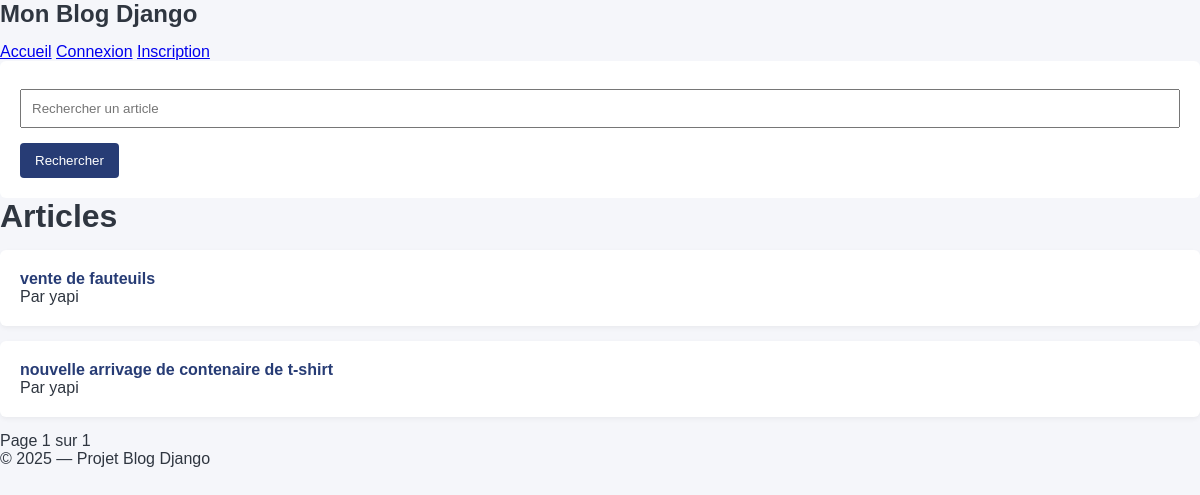
The page / on the database its author committed.
### articles/models.py (models this page shows, shortened)
class Article(models.Model):
    auteur = models.ForeignKey(User, on_delete=models.CASCADE,
                               related_name='articles')
    titre = models.CharField(max_length=200)
    contenu = models.TextField()
    date_creation = models.DateTimeField(auto_now_add=True)

### articles/views.py (the view)
# urls.py: path('', views.liste_articles, name='liste'),
def liste_articles(request):
    query = request.GET.get('q')
    if query:
        articles_list = Article.objects.filter(titre__icontains=query).order_by('-date_creation')
    else:
        articles_list = Article.objects.all().order_by('-date_creation')
    paginator = Paginator(articles_list, 5)
    page_number = request.GET.get('page')
    page_obj = paginator.get_page(page_number)
    return render(request, 'articles/liste.html', {'page_obj': page_obj,
                                                   'query': query})

### articles/templates/articles/liste.html (shortened to what this page needs)
{% extends 'base.html' %}
{% block content %}
<form method="get">
    <input type="text" name="q" placeholder="Rechercher un article" value="{{ query|default:'' }}">
    <button type="submit">Rechercher</button>
</form>
<h1>Articles</h1>
<ul>
    {% for article in page_obj %}
        <div class="article-card">
            <a href="{% url 'articles:detail' article.id %}">
                {{ article.titre }}
            </a>
            <p>Par {{ article.auteur.username }}</p>
        </div>
    {% empty %}
        <li>Aucun article disponible</li>
    {% endfor %}
</ul>
<div>
    <span>Page {{ page_obj.number }} sur {{ page_obj.paginator.num_pages }}</span>
</div>
{% endblock %}

### static/css/style.css (style rules this page uses)
* { margin: 0; padding: 0; box-sizing: border-box; font-family: Arial, sans-serif; }
body { background-color: #f5f6fa; color: #2f3640; }
h1, h2 { margin-bottom: 15px; }
.article-card { background: white; padding: 20px; margin-bottom: 15px; border-radius: 6px; box-shadow: 0 2px 5px rgba(0,0,0,0.05); }
.article-card a { color: #273c75; text-decoration: none; font-weight: bold; }
form { background: white; padding: 20px; border-radius: 6px; }
input, textarea { width: 100%; padding: 10px; margin-top: 8px; margin-bottom: 15px; }
button { background-color: #273c75; color: white; border: none; padding: 10px 15px; cursor: pointer; border-radius: 4px; }

### rows shown on the page
Article: titre "vente de fauteuils", auteur.username "yapi"
Article: titre "nouvelle arrivage de contenaire de t-shirt", auteur.username "yapi"

### other values the page prints
{{ page_obj.number }} "1"
{{ page_obj.paginator.num_pages }} "1"
